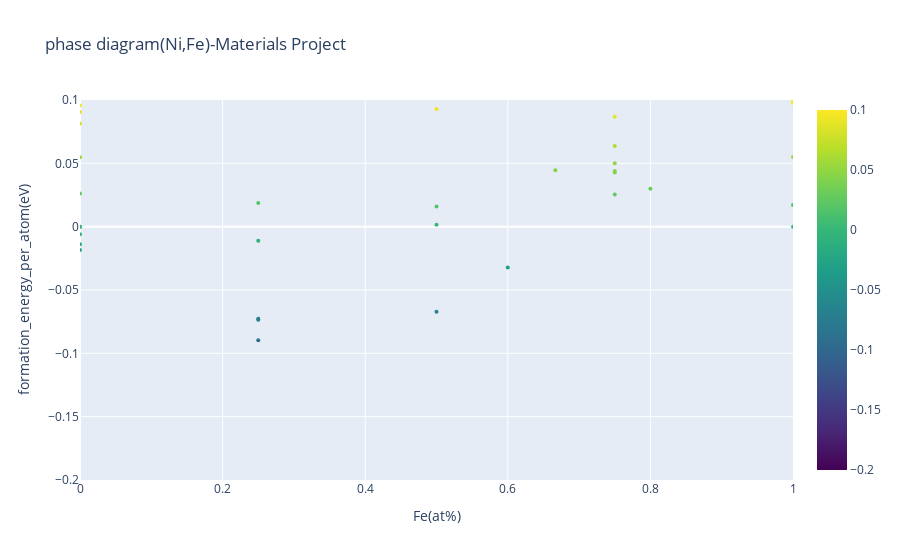

Write notebook code for a chart like this one.
### Code cell
show_phase_diagram(df_mp, ["Ni","Fe"], [-0.2,0.1], 'mp')
